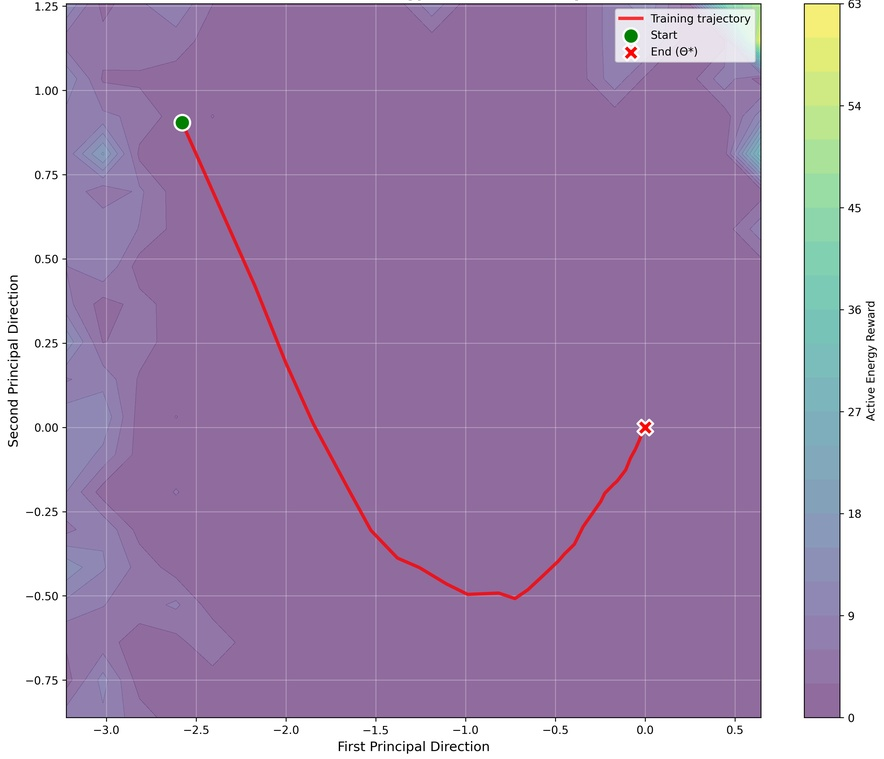
#> input picture figs/AL_longCP_active_energy.jpg, 884 x 759 px, shrunk from 3347 x 2873 before the run, found by its file name
$ python make_actor_landscape_2x2.py
#> lines starting #> are read from the running program, lines starting #| are printed output that depends on the picture
import matplotlib.pyplot as plt
import matplotlib.image as mpimg
from pathlib import Path

# Paths to the four panels and their titles
paths = {
    "a": ("figs/AL_longCP_active_energy.jpg", "a) Active energy, AL Long-CP"),
    "b": ("figs/NA_longCP_active_energy.jpg", "b) Active energy, NA Long-CP"),
    "c": ("figs/AL_longCP_makespan.jpg",      "c) Makespan, AL Long-CP"),
    "d": ("figs/NA_longCP_makespan.jpg",      "d) Makespan, NA Long-CP"),
}

def read_raster(path: Path):
    """Read a raster image and fail clearly for non-raster files.
    Supports .png, .jpg, .jpeg.
    """
    if not path.exists():
        raise FileNotFoundError(f"Missing image: {path}")
    if path.suffix.lower() not in {".png", ".jpg", ".jpeg"}:
        raise ValueError(
            f"{path} is not a raster image (.png/.jpg). "
            "Export to PNG/JPG (or convert) and retry."
        )
    try:
        return mpimg.imread(path)
#> returned value is the input picture: shape (759, 884, 3); mean R, G, B 168.5, 144, 179.6
    except Exception as e:
        raise RuntimeError(f"Failed to read image {path}: {e}")

fig, axes = plt.subplots(2, 2, figsize=(12, 10))
axes = axes.ravel()

for i, key in enumerate(["a", "b", "c", "d"]):
    img_path_str, title = paths[key]
    img_path = Path(img_path_str)
    img = read_raster(img_path)
    axes[i].imshow(img)
    axes[i].set_title(title, fontsize=12, loc="left", pad=8)
    axes[i].axis("off")

plt.tight_layout()
out_path = Path("figs/actor_landscape_2x2.png")
out_path.parent.mkdir(parents=True, exist_ok=True)
fig.savefig(out_path, dpi=300, bbox_inches="tight", facecolor="white")
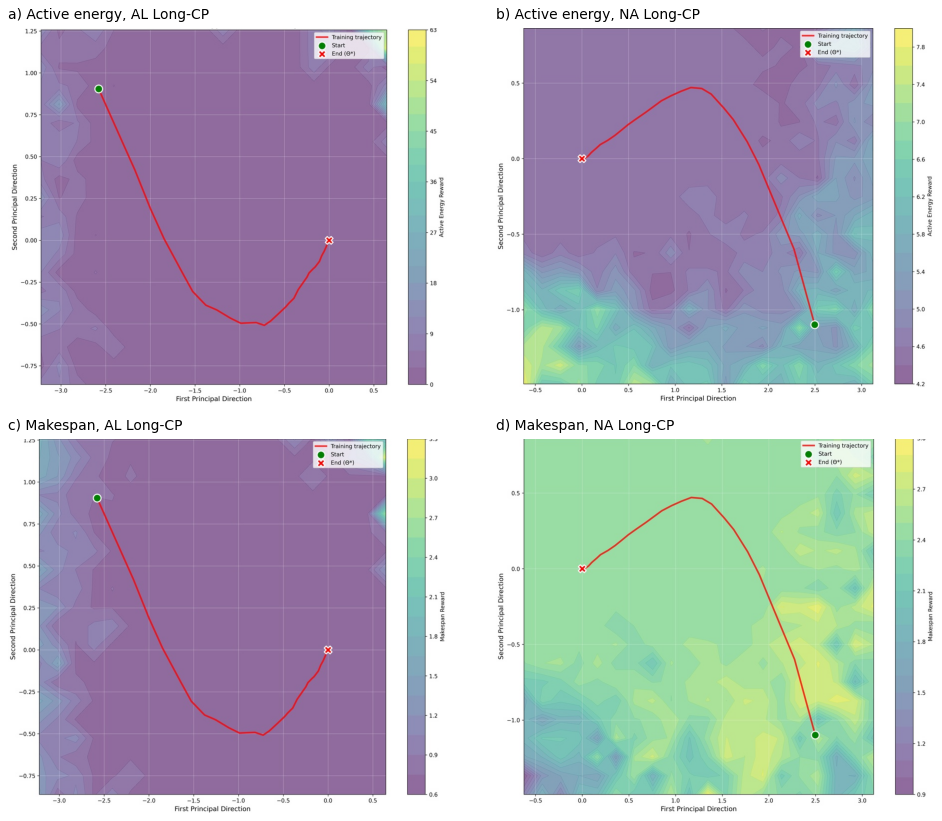
#> figure drawn by matplotlib, 4 panels
print(f"Saved: {out_path.resolve()}")
